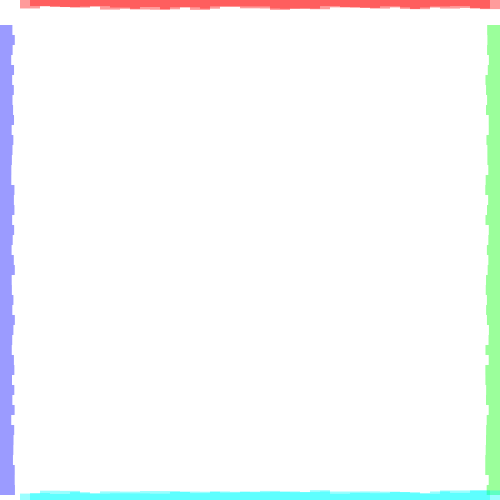
Frame 1 (no input)
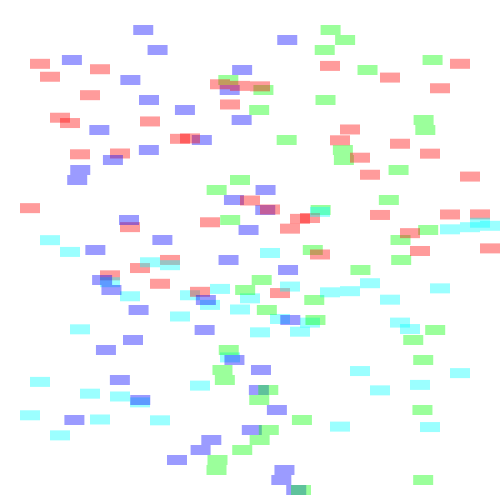
Frame 60 (the mouse pressed at the canvas centre just before this capture)
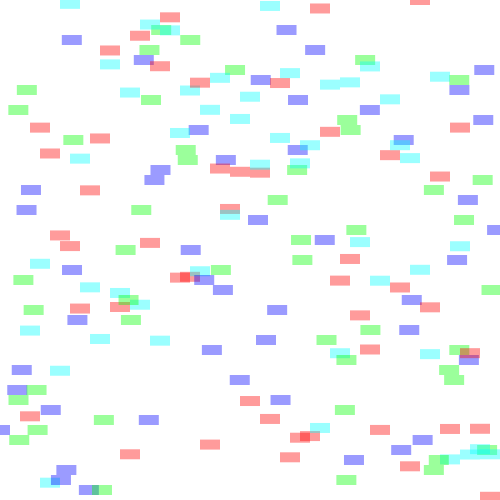
Frame 120 (the mouse held since frame 60 and released just before this capture)

The Processing sketch that drew these frames (run headless with seeded random() and noise(); from frame 60 on, the mouse is pressed at the canvas centre):

// Processing sketch: processing_118222
// ── processing_118222.pde

// solution to creating objects in a loop:  http://processing.org/discourse/beta/num_1243792004.html
// edited to add randomness to colors, speeds, and cars travelling in two directions
 
// total number of cars
int numCar = 50;                 
Car[] cars = new Car[numCar];
Car[] cars2 = new Car[numCar];
Car[] cars3 = new Car[numCar];
Car[] cars4 = new Car[numCar];
 
void setup() {
 size(500,500);
 
// set random colors, speeds
// all cars start at x0 and are 3px apart in y
 for(int i = 0; i <cars.length; i++){
   cars[i] = new Car(color(0,0,255,100),0,i*10,(random(1,5)));
   cars2[i] = new Car(color(0,255,0,100),width,i*10,(random(1,5)));
   cars3[i] = new Car(color(255,0,0,100),i*10,0,(random(1,5)));
   cars4[i] = new Car(color(0,255,255,100),i*10,width,(random(1,5)));
 }
}
 
void draw() {
 background(255);
// i = 1 so that the first car doesn't fall off the top of the window
 for(int i = 3; i <cars.length; i++){
   cars[i].move();
   cars[i].display();
   cars2[i].move2();
   cars2[i].display();
   cars3[i].move3();
   cars3[i].display();
   cars4[i].move4();
   cars4[i].display();  
 }
}
 
class Car {
 color c;
 float xpos;
 float ypos;
 float xspeed;
 
 Car(color tempC, float tempXpos, float tempYpos, float tempXspeed) {
   c = tempC;
   xpos = tempXpos;
   ypos = tempYpos;
   xspeed = tempXspeed;
 }
 
 void display() {
   stroke(0,0,0,0);
   fill(c);
   rectMode(CENTER);
   rect(xpos,ypos,20,10);
 }
// 
 void move() {
   xpos = xpos + xspeed;
   if (xpos > width) {
     xpos = 0;
   }
 }
 void move2() {
   xpos = xpos - xspeed;
   if (xpos < 0) {
     xpos = width;
   }
 }
 void move3() {
   ypos = ypos + xspeed;
   if (ypos > width) {
     ypos = 0;
   }
 }
 void move4() {
   ypos = ypos - xspeed;
   if (ypos < 0) {
     ypos = width;
   }
 }
}
